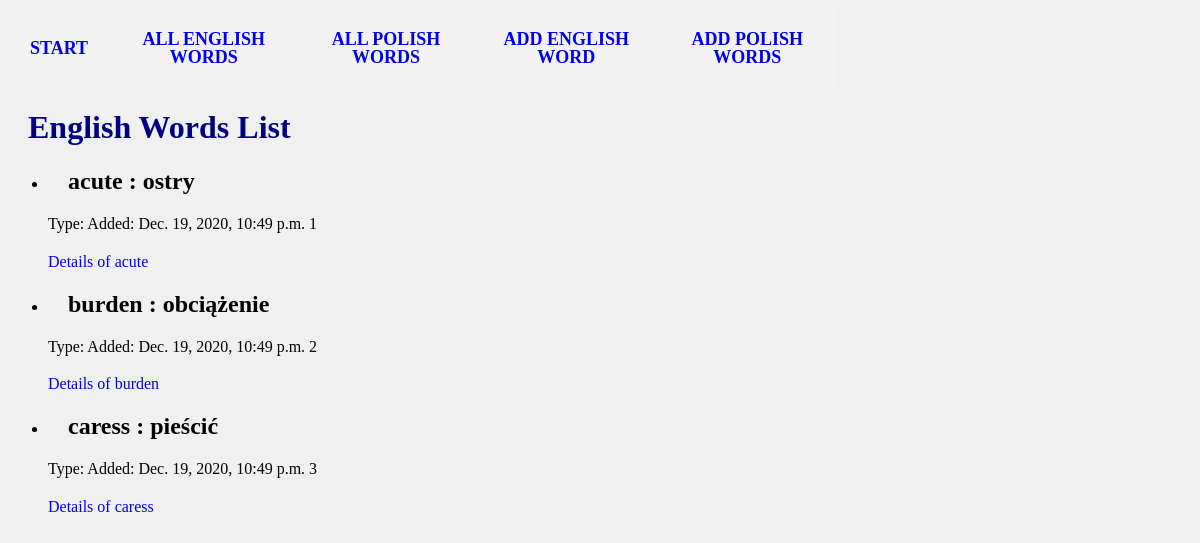
The app's page /wordslearn/englishwords/, older data.
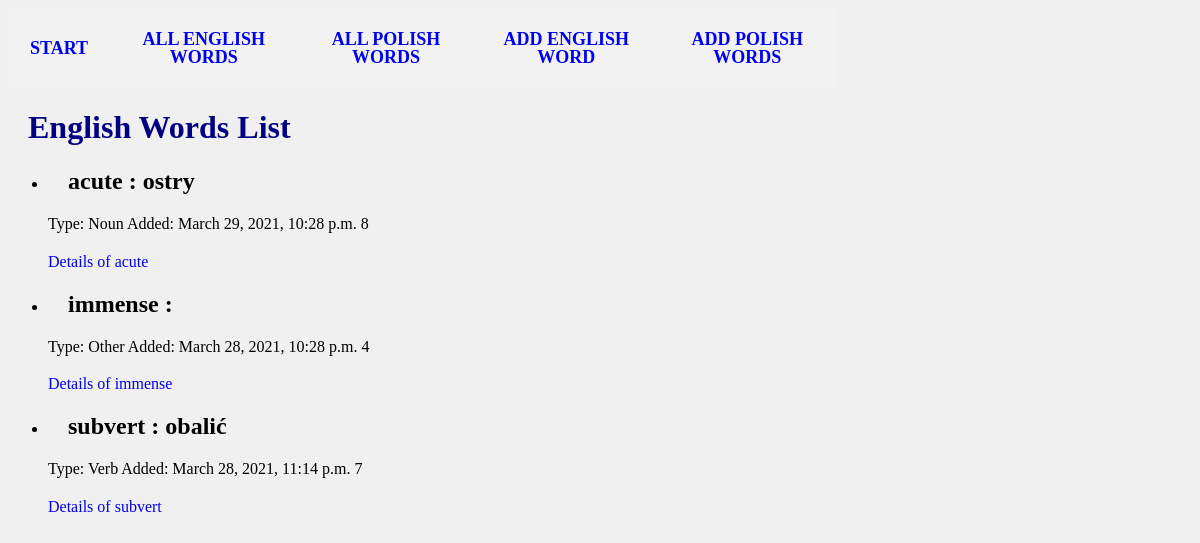
The same page, newer data.
### wordslearn/models.py (models this page shows, shortened)
class Word(models.Model):
    word = models.CharField(max_length=200, null=False, help_text='Enter the word')
    date_of_add = models.DateTimeField(auto_now=True, blank=True, help_text='date added')
    definition = models.CharField(max_length=200, blank=True, null=False, help_text='Enter the definition of english word')
    synonym = models.CharField(max_length=200, blank=True, null=False, help_text='Enter the synonym of english word')
    antonym = models.CharField(max_length=200, blank=True, null=False, help_text='Enter the antonym of english word')
    class Meta:
        abstract = True
        ordering = ["word"]

class WordEng(Word):
    word_type = models.CharField(max_length=30, choices=wordDefinitions.ENG_WORD_TYPES, help_text='Select type of word', blank=True)
    def display_polword(self):
        return ', '.join(str(w.word) for w in self.wordpol_set.all())
    display_polword.short_description = 'Polish Word'

class WordPol(Word):
    wordsEng = models.ManyToManyField(WordEng)
    word_type = models.CharField(max_length=30, choices=wordDefinitions.POL_WORD_TYPES, help_text='Select type of word', blank=True)
    def display_engword(self):
        """Create a string for the translation. This is required to display WordEng in Admin."""
        return ', '.join(str(w.word) for w in self.wordsEng.all())
    display_engword.short_description = 'English Word'

### wordslearn/views.py (the view)
# urls.py: path('englishwords/', views.WordEngListView.as_view(), name='englishwords'),
class WordEngListView(generic.ListView):
	model = WordEng
	paginate_by = 20
	def get_queryset(self):
		return WordEng.objects.all()
	def get_context_data(self, *, object_list=None, **kwargs):
		context = super(WordEngListView, self).get_context_data(**kwargs)
		context['some_data'] = 'This is just some data'
		return context

### wordslearn/templates/wordslearn/wordeng_list.html (shortened to what this page needs)
{% extends "base_generic.html" %}
{% block content %}
    <h1>English Words List</h1>
    {% if wordeng_list %}
        <ul>
            {% for word in wordeng_list %}
                <li>
                    <h2>{{ word.word }} : {{ word.display_polword }}</h2>
                    <p> Type: {{ word.word_type }} Added: {{ word.date_of_add }} {{ word_list.some_data }} {{word.id}} </p>
                    <a class="listlink" href="{% url 'wordslearn:detail' word.id %}">Details of {{ word.word }}</a>
                </li>
            {% endfor %}
        </ul>
    {% else %}
        <p>There are no words in the dictionary.</p>
    {% endif %}
{% endblock %}

### wordslearn/templates/base_generic.html (shortened to what this page needs)
<!DOCTYPE html>
<html lang="en">
<head>
    {% load static %}
    <link rel="stylesheet" href="{% static 'css/mystyle.css' %}">
</head>
<body>
{% block sidebar %}
    <table class="menu">
        <tr class="menu">
            <th class="menu"><a class="menu" href="{% url 'wordslearn:index' %}">START</a></th>
            <th class="menu"><a class="menu" href="{% url 'wordslearn:englishwords' %}">ALL ENGLISH WORDS</a></th>
            <th class="menu"><a class="menu" href="{% url 'wordslearn:polishwords' %}">ALL POLISH WORDS</a></th>
            <th class="menu"><a class="menu" href="{% url 'wordslearn:add-english-word-simple' %}">ADD ENGLISH WORD</a></th>
            <th class="menu"><a class="menu" href="{% url 'wordslearn:add-polish-word' %}">ADD POLISH WORDS</a></th>
        </tr>
    </table>
{% endblock %}
{% block content %}{% endblock %}
</body>
</html>

### wordslearn/static/css/mystyle.css (style rules this page uses)
body { background-color : rgb(240, 240, 240); }
h1 { color: navy; margin-left: 20px; }
h2 { color: black; margin-left: 20px; }
a.menu { text-decoration: none; }
table.menu { font-size: 18px; width : 70%; text-align: center; background-color: #f2f2f2; }
th.menu { padding: 20px; text-align: center; border: none; }
tr.menu { line-height: 18px; padding: 1px; text-align: center; border-right: solid 2px #f00; border-left: solid 2px #f00; }
a.listlink { text-decoration: none; }
th, td { padding: 5px; text-align: left; }

Row changes from the older to the newer data that the page shows:
removed WordEng: word "acute", display_polword "ostry", date_of_add "Dec. 19, 2020, 10:49 p.m.", id "1"
removed WordEng: word "burden", display_polword "obciążenie", date_of_add "Dec. 19, 2020, 10:49 p.m.", id "2"
removed WordEng: word "caress", display_polword "pieścić", date_of_add "Dec. 19, 2020, 10:49 p.m.", id "3"
added WordEng: word "acute", display_polword "ostry", word_type "Noun", date_of_add "March 29, 2021, 10:28 p.m.", id "8"
added WordEng: word "immense", word_type "Other", date_of_add "March 28, 2021, 10:28 p.m.", id "4"
added WordEng: word "subvert", display_polword "obalić", word_type "Verb", date_of_add "March 28, 2021, 11:14 p.m.", id "7"
